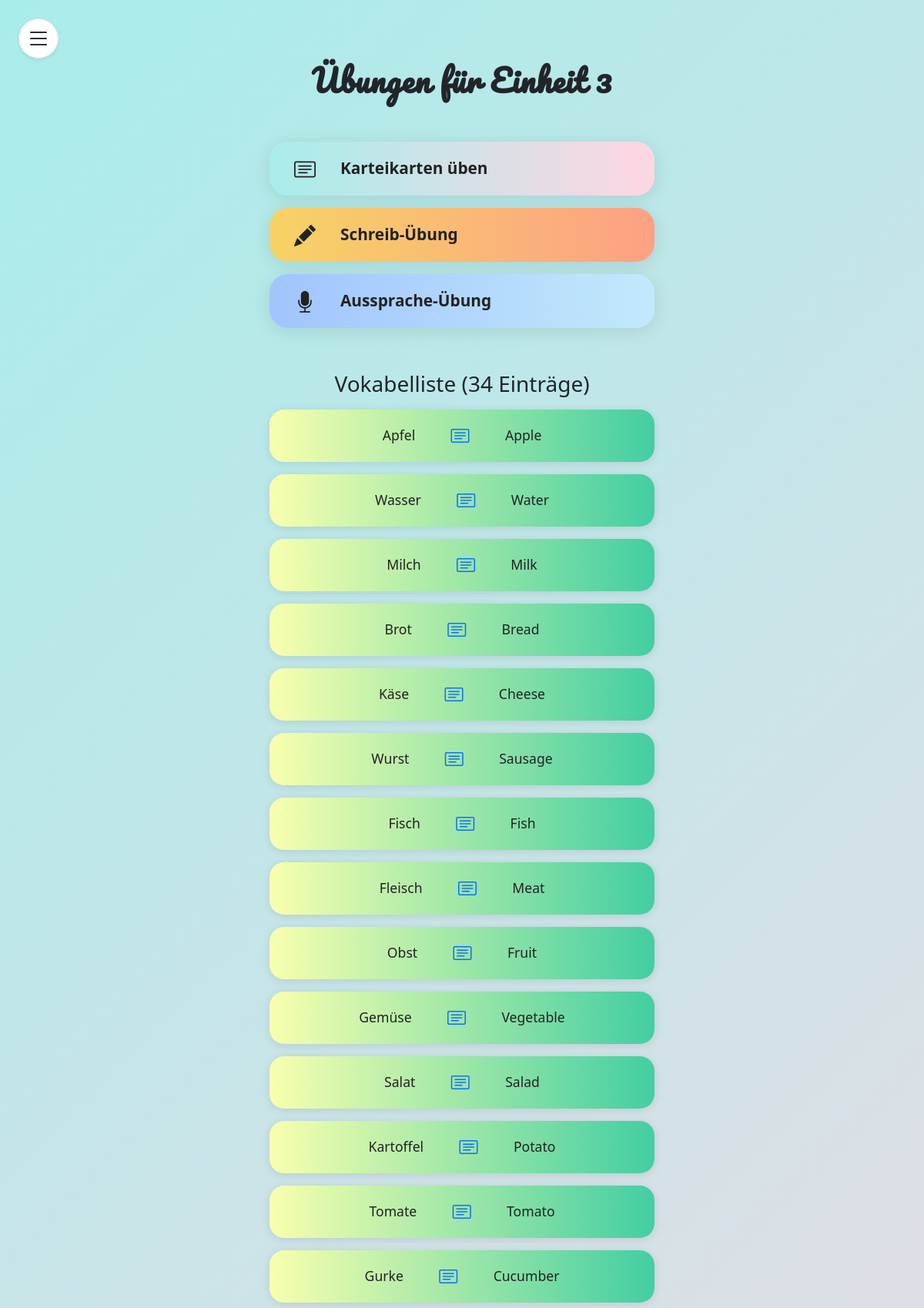
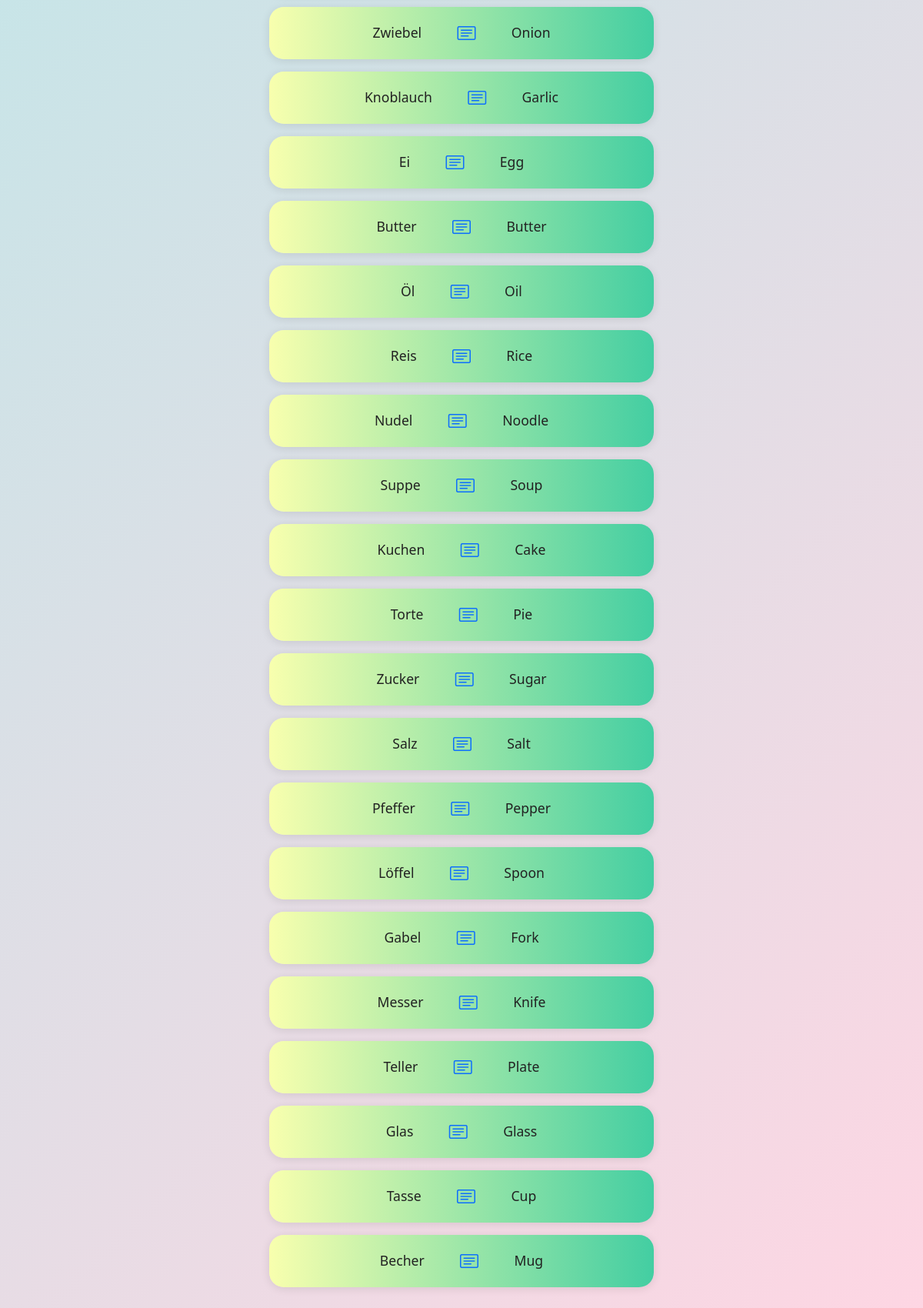
/karteikartenListe.php?einheit_id=3 (signed in), run on the app's committed database (2 pictures, top to bottom).
### tables this page shows
CREATE TABLE Vocab(
    VID INT PriMARY KEY AUTO_INCREMENT,
    EID INT NOT NULL,
    DID INT NOT NULL,
    EinID INT NOT NULL,
    FOREIGN KEY (EID) REFERENCES Englisch_Vocab(EID),
    FOREIGN KEY (DID) REFERENCES Deutsch_Vocab(DID),
    FOREIGN KEY (EinID) REFERENCES Einheit(EinID)
);

CREATE TABLE Deutsch_Vocab (
    DID INT PriMARY KEY AUTO_INCREMENT,
    Wort VARCHAR(255) NOT NULL,
    Audio VARCHAR(255) NOT NULL,
    Bild VARCHAR(255)
);

CREATE TABLE Englisch_Vocab (
    EID INT PriMARY KEY AUTO_INCREMENT,
    Wort VARCHAR(255) NOT NULL,
    Audio VARCHAR(255) NOT NULL,
    Bild VARCHAR(255)
);

### karteiKartenListe.php (the view, shortened to what this page needs)
<?php
$einheit_id = intval($_GET['einheit_id']);
$servername = "localhost";
$username = "root";
$password = "root";
$dbname = "Triolingo";
$conn = new mysqli($servername, $username, $password, $dbname);
$sql = "SELECT v.VID, d.Wort AS Deutsch, e.Wort AS Englisch
        FROM Vocab v
        JOIN Deutsch_Vocab d ON v.DID = d.DID
        JOIN Englisch_Vocab e ON v.EID = e.EID
        WHERE v.EinID = ?";
$stmt = $conn->prepare($sql);
$stmt->bind_param("i", $einheit_id);
$stmt->execute();
$result = $stmt->get_result();
$vocab_count = $result->num_rows;
?>
<!DOCTYPE html>
<html lang="de">
<head>
    <link href="https://cdn.jsdelivr.net/npm/bootstrap@5.3.3/dist/css/bootstrap.min.css" rel="stylesheet">
    <link href="https://cdn.jsdelivr.net/npm/bootstrap-icons/font/bootstrap-icons.css" rel="stylesheet">
</head>
<body>
    <button id="sidebarToggleBtn" class="btn sidebar-toggle-btn border shadow-sm" type="button" data-bs-toggle="offcanvas" data-bs-target="#sidebar" aria-controls="sidebar" aria-label="Menü öffnen">
        <i class="bi bi-list fs-2"></i>
    </button>
    <div class="container-fluid" style="height: 100vh; position: relative;">
        <div class="main-content-center">
            <h2 class="fw-bold mb-4"
                style="letter-spacing:1px; font-family: 'Pacifico', cursive; font-size:2.5rem;">
                Übungen für Einheit <?= $einheit_id ?>
            </h2>
            <div class="exercise-buttons">
                <button onclick="redirectToExercise('karteiKarten')" class="exercise-btn exercise-btn-karteikarten">
                    <i class="bi bi-card-text me-3 fs-3"></i>
                    Karteikarten üben
                </button>
                <button onclick="redirectToExercise('writing')" class="exercise-btn exercise-btn-writing">
                    <i class="bi bi-pencil-fill me-3 fs-3"></i>
                    Schreib-Übung
                </button>
                <button onclick="redirectToExercise('talking')" class="exercise-btn exercise-btn-talking">
                    <i class="bi bi-mic-fill me-3 fs-3"></i>
                    Aussprache-Übung
                </button>
            </div>
            <h3 class="mb-3 mt-4">Vokabelliste (<?= $vocab_count ?> Einträge)</h3>
            <div class="flashcard-list">
                <?php
                if ($result->num_rows > 0) {
                    mysqli_data_seek($result, 0);
                    while ($row = $result->fetch_assoc()) {
                        echo '<div class="flashcard">';
                        echo '<div class="flashcard-content">';
                        echo '<span class="word">' . htmlspecialchars($row['Deutsch']) . '</span>';
                        echo '<span class="icon"><i class="bi bi-card-text"></i></span>';
                        echo '<span class="word">' . htmlspecialchars($row['Englisch']) . '</span>';
                        echo '</div>';
                        echo '</div>';
                    }
                } else {
                    echo '<div class="alert alert-info text-center w-100">Keine Karteikarten gefunden.</div>';
                }
                ?>
            </div>
        </div>
    </div>
</body>
</html>

### karteiKartenListe.php (style rules this page uses)
body { min-height: 100vh; background: linear-gradient(135deg, #a8edea 0%, #fed6e3 100%); background-attachment: fixed; font-family: 'Segoe UI', 'Roboto', Arial, sans-serif; }
.main-content-center { min-height: 100vh; display: flex; flex-direction: column; align-items: center; justify-content: flex-start; padding-top: 80px; padding-bottom: 40px; }
.sidebar-toggle-btn { position: fixed; top: 24px; left: 24px; z-index: 2001; background: #fff; border-radius: 50%; width: 52px; height: 52px; display: flex; align-items: center; justify-content: center; box-shadow: 0 2px 12px rgba(0,0,0,0.10); }
.flashcard-list { width: 100%; max-width: 500px; margin: 0 auto; display: flex; flex-direction: column; gap: 1rem; }
.flashcard { background: linear-gradient(90deg, #f8ffae 0%, #43cea2 100%); border-radius: 1.2rem; box-shadow: 0 2px 12px rgba(0,0,0,0.10); padding: 1rem 1.2rem; display: flex; flex-direction: row; align-items: center; justify-content: center; transition: transform 0.13s, box-shadow 0.13s; position: relative; border: none; min-width: 180px; max-width: 100%; gap: 1.2rem; text-align: center; }
.flashcard .icon { font-size: 1.5rem; color: #0d6efd; margin-bottom: 0; margin-right: 1rem; margin-left: 1rem; }
.flashcard .word { font-size: 1.1rem; font-family: 'Segoe UI', 'Pacifico', cursive; color: #222; margin-bottom: 0; margin-right: 0.7rem; margin-left: 0.7rem; }
.flashcard-content { display: flex; align-items: center; justify-content: center; gap: 1.2rem; width: 100%; }
.exercise-buttons { display: flex; flex-direction: column; align-items: center; gap: 1rem; margin-top: 2rem; margin-bottom: 2rem; width: 100%; max-width: 500px; }
.exercise-btn { width: 100%; min-height: 70px; font-size: 1.3rem; border-radius: 1.5rem; box-shadow: 0 4px 24px rgba(0,0,0,0.10); color: #222; font-weight: 600; border: none; transition: transform 0.13s, box-shadow 0.13s; display: flex; align-items: center; justify-content: flex-start; gap: 1rem; padding-left: 2rem; text-decoration: none; }
.exercise-btn-karteikarten { background: linear-gradient(90deg, #a8edea 0%, #fed6e3 100%); }
.exercise-btn-writing { background: linear-gradient(90deg, #f6d365 0%, #fda085 100%); }
.exercise-btn-talking { background: linear-gradient(90deg, #a1c4fd 0%, #c2e9fb 100%); }

### data on the page
vocab: DID.Wort "Apfel", EID.Wort "Apple"
vocab: DID.Wort "Wasser", EID.Wort "Water"
vocab: DID.Wort "Milch", EID.Wort "Milk"
vocab: DID.Wort "Brot", EID.Wort "Bread"
vocab: DID.Wort "Käse", EID.Wort "Cheese"
vocab: DID.Wort "Wurst", EID.Wort "Sausage"
vocab: DID.Wort "Fisch", EID.Wort "Fish"
vocab: DID.Wort "Fleisch", EID.Wort "Meat"
vocab: DID.Wort "Obst", EID.Wort "Fruit"
vocab: DID.Wort "Gemüse", EID.Wort "Vegetable"
vocab: DID.Wort "Salat", EID.Wort "Salad"
vocab: DID.Wort "Kartoffel", EID.Wort "Potato"
vocab: DID.Wort "Tomate", EID.Wort "Tomato"
vocab: DID.Wort "Gurke", EID.Wort "Cucumber"
vocab: DID.Wort "Zwiebel", EID.Wort "Onion"
vocab: DID.Wort "Knoblauch", EID.Wort "Garlic"
vocab: DID.Wort "Ei", EID.Wort "Egg"
vocab: DID.Wort "Butter", EID.Wort "Butter"
vocab: DID.Wort "Öl", EID.Wort "Oil"
vocab: DID.Wort "Reis", EID.Wort "Rice"
vocab: DID.Wort "Nudel", EID.Wort "Noodle"
vocab: DID.Wort "Suppe", EID.Wort "Soup"
vocab: DID.Wort "Kuchen", EID.Wort "Cake"
vocab: DID.Wort "Torte", EID.Wort "Pie"
vocab: DID.Wort "Zucker", EID.Wort "Sugar"
vocab: DID.Wort "Salz", EID.Wort "Salt"
vocab: DID.Wort "Pfeffer", EID.Wort "Pepper"
vocab: DID.Wort "Löffel", EID.Wort "Spoon"
vocab: DID.Wort "Gabel", EID.Wort "Fork"
vocab: DID.Wort "Messer", EID.Wort "Knife"
vocab: DID.Wort "Teller", EID.Wort "Plate"
vocab: DID.Wort "Glas", EID.Wort "Glass"
vocab: DID.Wort "Tasse", EID.Wort "Cup"
vocab: DID.Wort "Becher", EID.Wort "Mug"

### other printed values
$einheit_id "3"
$vocab_count "34"
